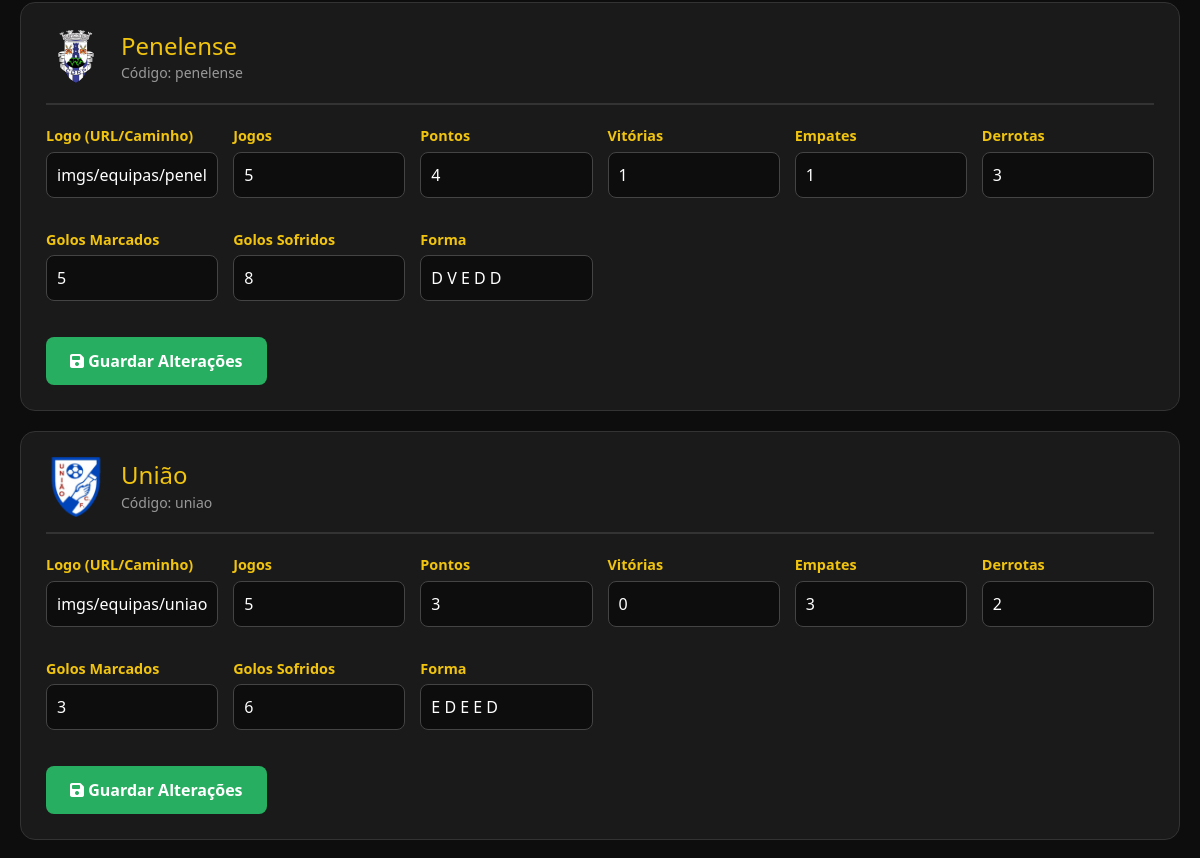
Page /admin/admin-clubes.php (signed in, middle part) on the earlier database version.
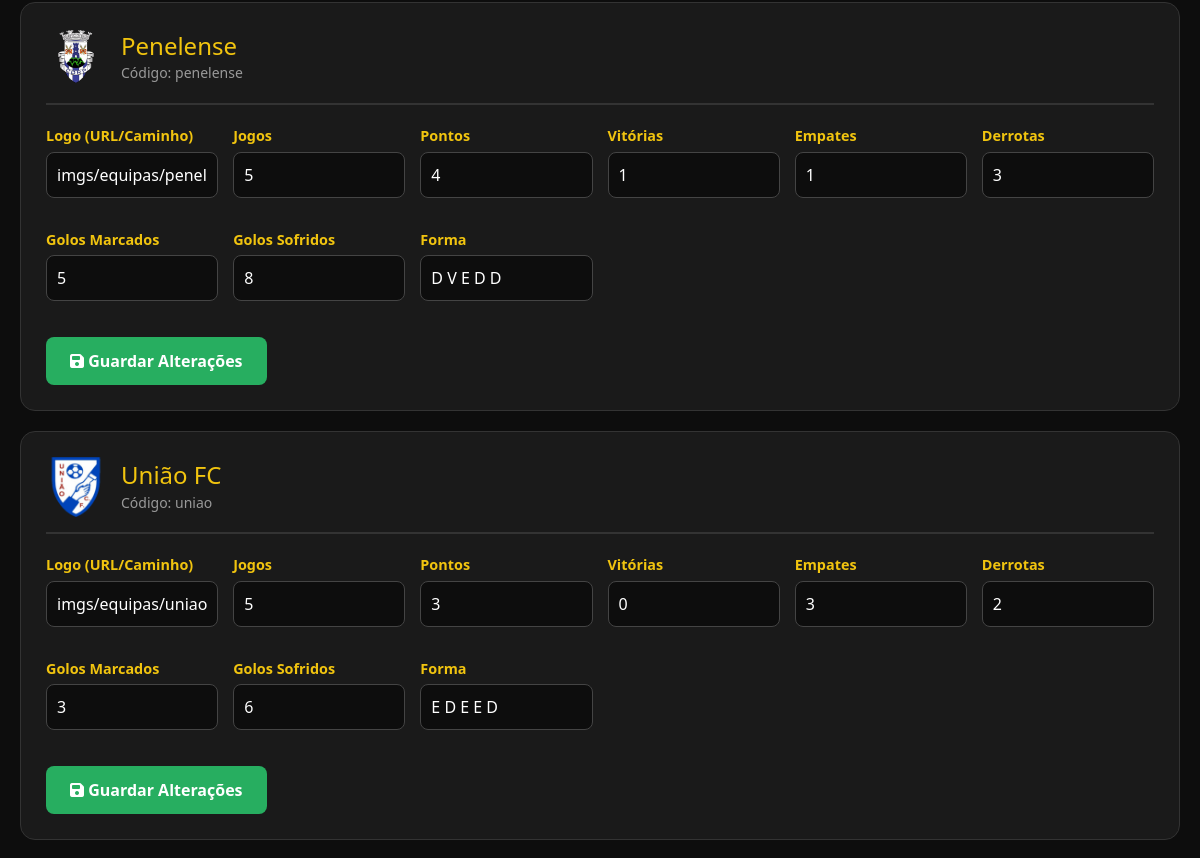
Same page on the later database version.
### tables this page shows
CREATE TABLE classificacoes (
    id INT AUTO_INCREMENT PRIMARY KEY,
    clube_id INT NOT NULL,
    posicao INT NOT NULL,
    jogos INT DEFAULT 0,
    vitorias INT DEFAULT 0,
    empates INT DEFAULT 0,
    derrotas INT DEFAULT 0,
    golos_marcados INT DEFAULT 0,
    golos_sofridos INT DEFAULT 0,
    diferenca_golos INT DEFAULT 0,
    pontos INT DEFAULT 0,
    forma VARCHAR(50) DEFAULT NULL,
    updated_at TIMESTAMP DEFAULT CURRENT_TIMESTAMP ON UPDATE CURRENT_TIMESTAMP,
    UNIQUE KEY unique_clube (clube_id),
    FOREIGN KEY (clube_id) REFERENCES clubes(id) ON DELETE CASCADE,
    INDEX idx_posicao (posicao),
    INDEX idx_pontos (pontos DESC)
);

CREATE TABLE clubes (
    id INT AUTO_INCREMENT PRIMARY KEY,
    nome VARCHAR(100) NOT NULL,
    codigo VARCHAR(50) NOT NULL UNIQUE,
    logo VARCHAR(255) DEFAULT 'imgs/equipas/default.png',
    created_at TIMESTAMP DEFAULT CURRENT_TIMESTAMP,
    INDEX idx_codigo (codigo)
);

### includes/config.php (called while the page is built, shortened)
<?php
function url($path = '') {
    return BASE_URL . $path;
}
?>

### config-clubes.php (called while the page is built, shortened)
<?php
require_once __DIR__ . '/includes/config.php';
function getDB() {
    global $pdo;
    return $pdo;
}
function getClubes() {
    $pdo = getDB();
    $sql = "SELECT c.*, cl.pontos, cl.jogos, cl.vitorias, cl.empates, cl.derrotas, cl.golos_marcados, cl.golos_sofridos, cl.diferenca_golos, cl.posicao, cl.forma FROM clubes c LEFT JOIN classificacoes cl ON c.id = cl.clube_id ORDER BY cl.pontos DESC, cl.diferenca_golos DESC, cl.vitorias DESC, cl.golos_marcados DESC";
    return $pdo->query($sql)->fetchAll();
}
function e($string) {
    return htmlspecialchars($string ?? '', ENT_QUOTES, 'UTF-8');
}
?>

### admin/admin-clubes.php (the view, shortened to what this page needs)
<?php
require_once __DIR__ . '/../config-clubes.php';
$clubes = getClubes();
?>
<!DOCTYPE html>
<html lang="pt">
<head>
    <link href="https://cdn.jsdelivr.net/npm/bootstrap@5.3.0/dist/css/bootstrap.min.css" rel="stylesheet">
    <link rel="stylesheet" href="https://cdnjs.cloudflare.com/ajax/libs/font-awesome/6.5.0/css/all.min.css">
    <link rel="stylesheet" href="<?php echo url('css/comum.css'); ?>">
    <link rel="stylesheet" href="<?php echo url('css/admin.css'); ?>">
</head>
<body>
    <div class="admin-container">
        <?php foreach ($clubes as $clube): ?>
            <form method="POST" action="admin-clubes-editar.php" class="clube-card">
                <div class="clube-header">
                    <img src="<?= e($clube['logo']) ?>" alt="<?= e($clube['nome']) ?>" onerror="this.src='../imgs/equipas/<?= strtolower($clube['codigo']) ?>.png'">
                    <div>
                        <h3><?= e($clube['nome']) ?></h3>
                        <small style="color: #999;">Código: <?= e($clube['codigo']) ?></small>
                    </div>
                </div>
                <div class="form-row">
                    <div class="form-group">
                        <label>Logo (URL/Caminho)</label>
                        <input type="text" class="form-control" name="logo" value="<?= e($clube['logo']) ?>" required>
                    </div>
                    <div class="form-group">
                        <label>Jogos</label>
                        <input type="number" class="form-control" name="jogos" value="<?= $clube['jogos'] ?? 0 ?>" min="0" required>
                    </div>
                    <div class="form-group">
                        <label>Pontos</label>
                        <input type="number" class="form-control" name="pontos" value="<?= $clube['pontos'] ?? 0 ?>" min="0" required>
                    </div>
                    <div class="form-group">
                        <label>Vitórias</label>
                        <input type="number" class="form-control" name="vitorias" value="<?= $clube['vitorias'] ?? 0 ?>" min="0" required>
                    </div>
                    <div class="form-group">
                        <label>Empates</label>
                        <input type="number" class="form-control" name="empates" value="<?= $clube['empates'] ?? 0 ?>" min="0" required>
                    </div>
                    <div class="form-group">
                        <label>Derrotas</label>
                        <input type="number" class="form-control" name="derrotas" value="<?= $clube['derrotas'] ?? 0 ?>" min="0" required>
                    </div>
                    <div class="form-group">
                        <label>Golos Marcados</label>
                        <input type="number" class="form-control" name="golos_marcados" value="<?= $clube['golos_marcados'] ?? 0 ?>" min="0" required>
                    </div>
                    <div class="form-group">
                        <label>Golos Sofridos</label>
                        <input type="number" class="form-control" name="golos_sofridos" value="<?= $clube['golos_sofridos'] ?? 0 ?>" min="0" required>
                    </div>
                    <div class="form-group">
                        <label>Forma</label>
                        <input type="text" class="form-control" name="forma" value="<?= e($clube['forma'] ?? '') ?>" placeholder="VVDVE" maxlength="50">
                    </div>
                </div>
                <button type="submit" class="btn-save">
                    <i class="fas fa-save"></i> Guardar Alterações
                </button>
            </form>
        <?php endforeach; ?>
    </div>
</body>
</html>

Differences in the rows shown:
changed through a linked row, classificacoes "uniao": clube.nome "União" → "União FC"
